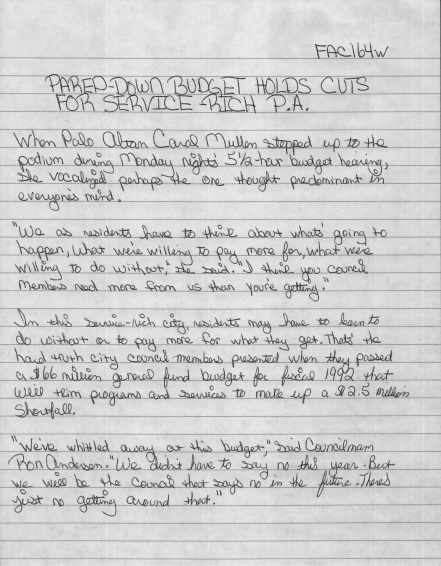
#> input picture programming/computer_vision/basic_projects/line-detection/image.png, 441 x 566 px, given in place of the camera
$ python cartoon.py
#> lines starting #> are read from the running program, lines starting #| are printed output that depends on the picture; after the words box and inside, x2 and y2 are one past the last pixel; in counts of white or black regions, pixels touching at a corner belong together
import cv2
import numpy


#Opening the camera
capture= cv2.VideoCapture(0)

#Here we create infinite loop which continousy makes frames
while(True):
	ret,frame = capture.read()
#> frame is the input picture: shape (566, 441, 3); min 55, max 240, mean 206.5

	#converting the image to greyscale for edge detection
	image_bw = cv2.cvtColor(frame,cv2.COLOR_BGR2GRAY)
	# Applying the bilateral filter for smoothening the image without edge loss
	image_bw = cv2.bilateralFilter(image_bw, -1,10, 1)
    # Making it blur using gaussian blur
	image_bw = cv2.GaussianBlur(image_bw, (5,5), 0)
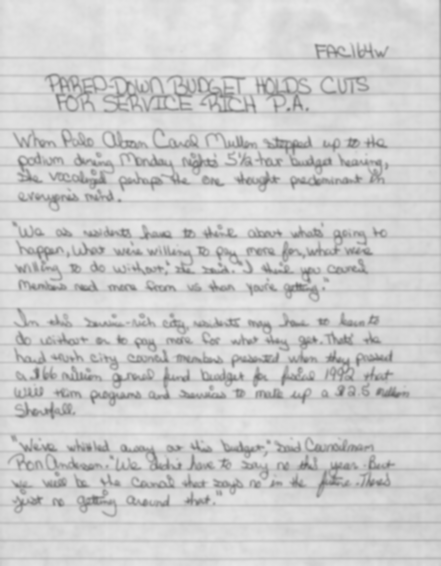
#> image_bw: shape (566, 441); min 103, max 234, mean 206.1

	#Getting the edges of the image using Laplacian
	edges = cv2.Laplacian(image_bw,-1,ksize=5)
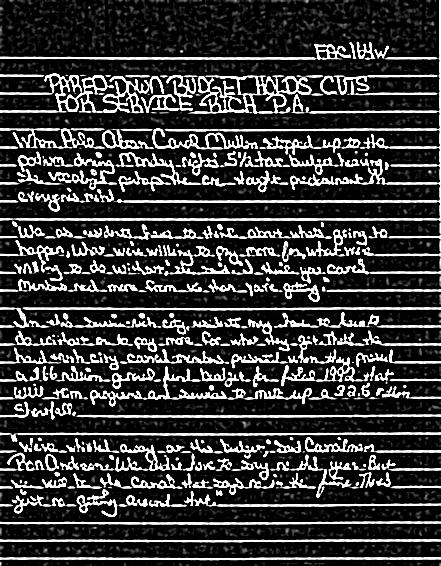
#> edges: shape (566, 441); min 0, max 255, mean 55.8
	#Threshholding the edges for the mask to be blended
	_,mask = cv2.threshold(edges,30, 255, cv2.THRESH_BINARY_INV)
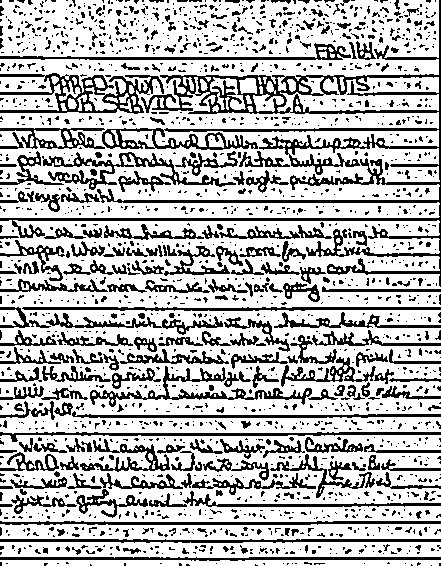
#> mask: shape (566, 441); 72% white; 1869 black regions (1589 under 20 px), largest, box (x1, y1, x2, y2) and area: (0, 0, 441, 287) 13007, (0, 73, 164, 114) 2258, (90, 366, 312, 407) 1579

	#taking the impurities out of the mask using median blur
	for i in range(13):
		#Here the kernel size can be varied according to the resolution of camera
		mask= cv2.medianBlur(mask,3)
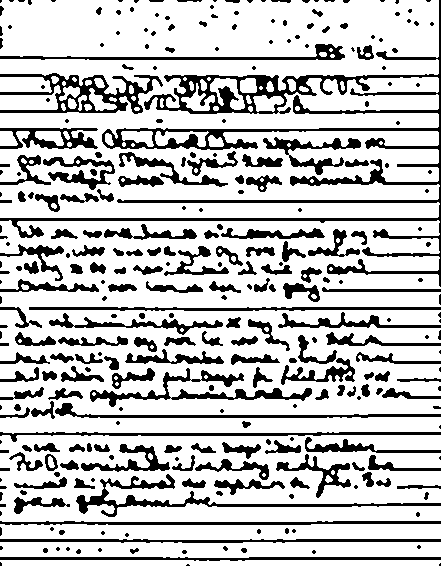
#> mask: shape (566, 441); 76.4% white; 316 black regions (128 under 20 px), largest, box (x1, y1, x2, y2) and area: (0, 0, 441, 287) 11770, (0, 73, 163, 114) 2305, (76, 474, 441, 517) 2065

	#Eroding and dilating the mask for making it look realistic
	kernel = numpy.ones((3,3),numpy.uint8)
	mask = cv2.erode(mask, kernel)
#> mask: shape (566, 441); 60.8% white; 224 black regions (21 under 20 px), largest, box (x1, y1, x2, y2) and area: (0, 0, 441, 341) 32316, (0, 431, 441, 499) 5391, (8, 441, 286, 496) 4839
	mask =cv2.erode(mask, kernel)
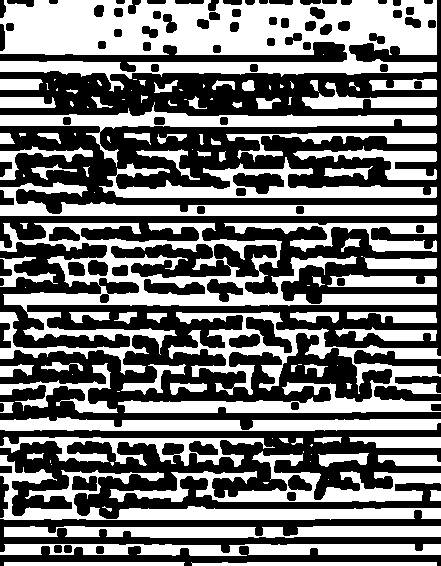
#> mask: shape (566, 441); 46.1% white; 119 white regions (41 under 20 px), largest, box (x1, y1, x2, y2) and area: (0, 0, 437, 92) 24142, (0, 223, 437, 375) 14371, (118, 312, 441, 413) 10097
	mask = cv2.dilate(mask, kernel)
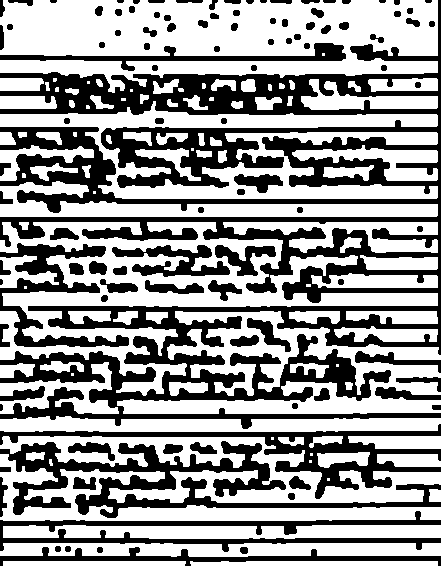
#> mask: shape (566, 441); 59.5% white; 107 black regions (7 under 20 px), largest, box (x1, y1, x2, y2) and area: (0, 0, 441, 429) 59657, (0, 441, 441, 518) 9670, (0, 424, 441, 499) 6035

	#Final task of splitting the frame into three layers(b,g,r) and application of mask
	image_b, image_g, image_r = cv2.split(frame)

	final_b = cv2.bitwise_and(image_b, mask)
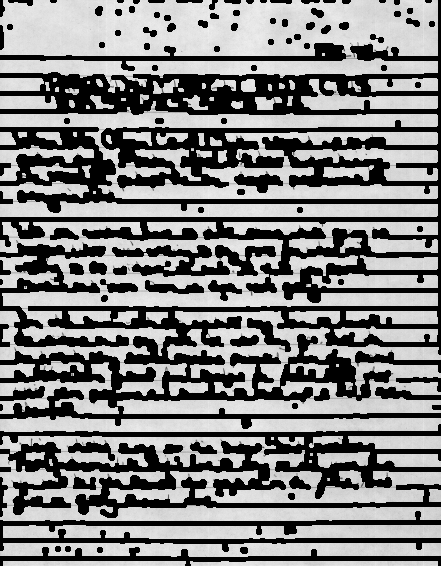
#> final_b: shape (566, 441); min 0, max 240, mean 129.8
	final_g = cv2.bitwise_and(image_g, mask)
	final_r = cv2.bitwise_and(image_r, mask)

	final = cv2.merge((final_b,final_g,final_r))

	cv2.imshow("fine", final)
	#Exiting the application on press of q
	if(cv2.waitKey(2)==ord('q')):
#> (key q is pressed here)
		break

capture.release()
cv2.destroyAllWindows()
